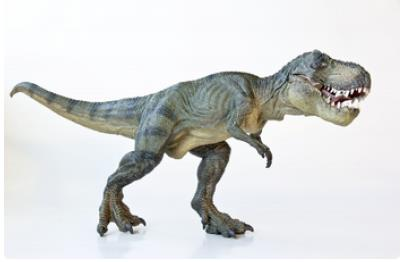
#> input picture opencv/resources/rex.jpg, 402 x 262 px
$ python 10_2_canny.py --image resources/rex.jpg
#> lines starting #> are read from the running program, lines starting #| are printed output that depends on the picture; after the words box and inside, x2 and y2 are one past the last pixel; in counts of white or black regions, pixels touching at a corner belong together
from __future__ import print_function
import argparse
import numpy as np
import cv2

ap = argparse.ArgumentParser()
ap.add_argument("-i", "--image", required = True,
        help = "path to the image")

args = vars(ap.parse_args())

image = cv2.imread(args["image"])
#> image is the input picture: shape (262, 402, 3); mean B, G, R 216.9, 217.3, 216
image = cv2.cvtColor(image, cv2.COLOR_BGR2GRAY)
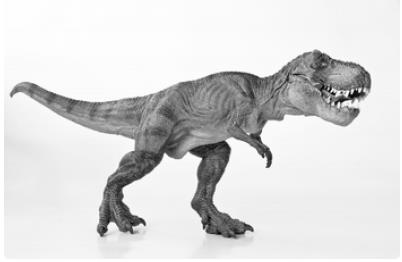
#> image: shape (262, 402); min 2, max 255, mean 216.9
image = cv2.GaussianBlur(image, (5, 5), 0)
cv2.imshow("Image", image)
cv2.waitKey(0)

canny = cv2.Canny(image, 30, 150)
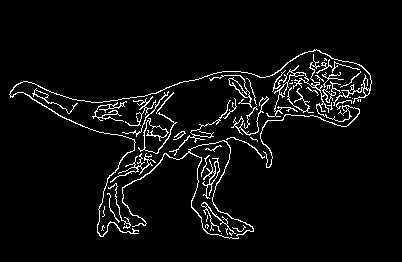
#> canny: shape (262, 402); 4.7% white in thin lines or dots, all inside (x1, y1, x2, y2) = (9, 49, 372, 239)
cv2.imshow("canny", canny)
cv2.waitKey(0)
